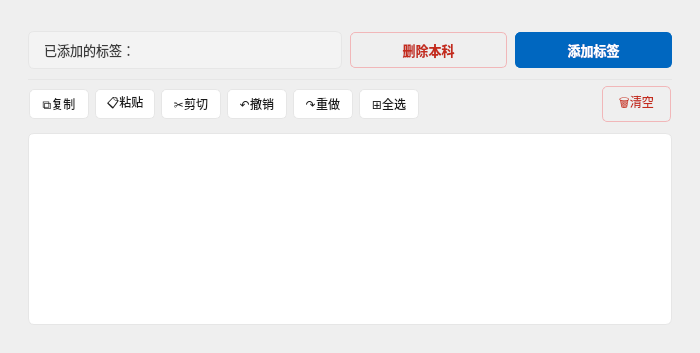
         <widget class="QFrame" name="verticalFrame">
          <property name="sizePolicy">
           <sizepolicy hsizetype="Minimum" vsizetype="Preferred">
            <horstretch>0</horstretch>
            <verstretch>0</verstretch>
           </sizepolicy>
          </property>
          <property name="minimumSize">
           <size>
            <width>700</width>
            <height>0</height>
           </size>
          </property>
          <property name="styleSheet">
           <string notr="true">#verticalFrame {
    background-color: #FFFFFF;
    border: 1px solid #E6E6E6;
    border-radius: 8px;
}</string>
          </property>
          <layout class="QVBoxLayout" name="verticalLayout">
           <property name="leftMargin">
            <number>16</number>
           </property>
           <property name="topMargin">
            <number>16</number>
           </property>
           <property name="rightMargin">
            <number>16</number>
           </property>
           <property name="bottomMargin">
            <number>16</number>
           </property>
           <item>
            <widget class="QGroupBox" name="groupBox">
             <property name="sizePolicy">
              <sizepolicy hsizetype="Minimum" vsizetype="Minimum">
               <horstretch>0</horstretch>
               <verstretch>0</verstretch>
              </sizepolicy>
             </property>
             <property name="minimumSize">
              <size>
               <width>600</width>
               <height>100</height>
              </size>
             </property>
             <property name="styleSheet">
              <string notr="true">#groupBox {
    border: none;
    background: transparent;
}</string>
             </property>
             <property name="title">
              <string/>
             </property>
             <layout class="QGridLayout" name="gridLayout_2">
              <property name="horizontalSpacing">
               <number>8</number>
              </property>
              <property name="verticalSpacing">
               <number>10</number>
              </property>
              <item row="2" column="0" colspan="4">
               <widget class="QPlainTextEdit" name="content_editor">
                <property name="font">
                 <font>
                  <family>微软雅黑</family>
                  <pointsize>12</pointsize>
                 </font>
                </property>
                <property name="cursor" stdset="0">
                 <cursorShape>ArrowCursor</cursorShape>
                </property>
                <property name="mouseTracking">
                 <bool>true</bool>
                </property>
                <property name="tabletTracking">
                 <bool>true</bool>
                </property>
                <property name="styleSheet">
                 <string notr="true">#content_editor {
    background-color: #FFFFFF;
    color: #1B1B1B;
    border: 1px solid #E6E6E6;
    border-radius: 6px;
    padding: 10px;
    selection-background-color: #CCE4F7;
    selection-color: #1B1B1B;
}
#content_editor:hover {
    border: 1px solid #D0D0D0;
}
#content_editor:focus {
    border: 1px solid #0067C0;
}
#content_editor QMenu {
    background-color: #FFFFFF;
    color: #1B1B1B;
    border: 1px solid #E6E6E6;
    border-radius: 5px;
}
#content_editor QMenu::item {
    padding: 4px 20px;
}
#content_editor QMenu::item:selected {
    background-color: #EAF3FC;
    color: #0067C0;
}
#content_editor QScrollBar:vertical {
    background: transparent;
    width: 8px;
    margin: 2px;
    border: none;
}
#content_editor QScrollBar::handle:vertical {
    background: #C9C9C9;
    border-radius: 4px;
    min-height: 24px;
}
#content_editor QScrollBar::handle:vertical:hover {
    background: #A9A9A9;
}
#content_editor QScrollBar::add-line:vertical,
#content_editor QScrollBar::sub-line:vertical {
    height: 0px;
    background: transparent;
    border: none;
}
#content_editor QScrollBar::add-page:vertical,
#content_editor QScrollBar::sub-page:vertical {
    background: transparent;
}</string>
                </property>
               </widget>
              </item>
              <item row="0" column="3">
               <widget class="QPushButton" name="add_tag">
                <property name="sizePolicy">
                 <sizepolicy hsizetype="Minimum" vsizetype="Fixed">
                  <horstretch>0</horstretch>
                  <verstretch>0</verstretch>
                 </sizepolicy>
                </property>
                <property name="minimumSize">
                 <size>
                  <width>0</width>
                  <height>36</height>
                 </size>
                </property>
                <property name="font">
                 <font>
                  <family>微软雅黑</family>
                  <pointsize>10</pointsize>
                  <weight>75</weight>
                  <bold>true</bold>
                 </font>
                </property>
                <property name="cursor">
                 <cursorShape>PointingHandCursor</cursorShape>
                </property>
                <property name="tabletTracking">
                 <bool>true</bool>
                </property>
                <property name="toolTip">
                 <string/>
                </property>
                <property name="styleSheet">
                 <string notr="true">#add_tag {
    background-color: #0067C0;
    color: #FFFFFF;
    border: 1px solid #0067C0;
    border-radius: 5px;
    padding: 6px 16px;
}
#add_tag:hover {
    background-color: #1976C8;
    border: 1px solid #1976C8;
}
#add_tag:pressed {
    background-color: #005A9E;
    border: 1px solid #005A9E;
}</string>
                </property>
                <property name="text">
                 <string>添加标签</string>
                </property>
               </widget>
              </item>
              <item row="0" column="2">
               <widget class="QPushButton" name="del_btn">
                <property name="sizePolicy">
                 <sizepolicy hsizetype="Minimum" vsizetype="Fixed">
                  <horstretch>0</horstretch>
                  <verstretch>0</verstretch>
                 </sizepolicy>
                </property>
                <property name="minimumSize">
                 <size>
                  <width>0</width>
                  <height>36</height>
                 </size>
                </property>
                <property name="font">
                 <font>
                  <family>微软雅黑</family>
                  <pointsize>10</pointsize>
                  <weight>75</weight>
                  <bold>true</bold>
                 </font>
                </property>
                <property name="cursor">
                 <cursorShape>PointingHandCursor</cursorShape>
                </property>
                <property name="styleSheet">
                 <string notr="true">#del_btn {
    background-color: transparent;
    color: #C42B1C;
    border: 1px solid #F1B7B9;
    border-radius: 5px;
    padding: 6px 16px;
}
#del_btn:hover {
    background-color: #FDE7E9;
    border: 1px solid #E8A5A5;
}
#del_btn:pressed {
    background-color: #FBD0D3;
    border: 1px solid #E8A5A5;
}</string>
                </property>
                <property name="text">
                 <string>删除本科</string>
                </property>
               </widget>
              </item>
              <item row="0" column="0" colspan="2">
               <widget class="QLabel" name="tag_display">
                <property name="font">
                 <font>
                  <family>微软雅黑</family>
                  <pointsize>10</pointsize>
                 </font>
                </property>
                <property name="styleSheet">
                 <string notr="true">QLabel {
    background-color: #F3F3F3;
    color: #3B3B3B;
    border: 1px solid #E6E6E6;
    border-radius: 6px;
    padding: 8px 12px;
}</string>
                </property>
                <property name="text">
                 <string>已添加的标签：</string>
                </property>
               </widget>
              </item>
              <item row="1" column="0" colspan="4">
               <widget class="QFrame" name="edit_button_kit">
                <property name="styleSheet">
                 <string notr="true">#edit_button_kit{

border-top:1px solid #E6E6E6
}</string>
                </property>
                <property name="frameShape">
                 <enum>QFrame::StyledPanel</enum>
                </property>
                <property name="frameShadow">
                 <enum>QFrame::Raised</enum>
                </property>
                <layout class="QHBoxLayout" name="horizontalLayout_2">
                 <property name="leftMargin">
                  <number>0</number>
                 </property>
                 <property name="topMargin">
                  <number>6</number>
                 </property>
                 <property name="rightMargin">
                  <number>0</number>
                 </property>
                 <property name="bottomMargin">
                  <number>0</number>
                 </property>
                 <item>
                  <widget class="QPushButton" name="copy_btn">
                   <property name="minimumSize">
                    <size>
                     <width>60</width>
                     <height>30</height>
                    </size>
                   </property>
                   <property name="font">
                    <font>
                     <family>微软雅黑</family>
                    </font>
                   </property>
                   <property name="cursor">
                    <cursorShape>PointingHandCursor</cursorShape>
                   </property>
                   <property name="focusPolicy">
                    <enum>Qt::NoFocus</enum>
                   </property>
                   <property name="styleSheet">
                    <string notr="true">#copy_btn {
    background-color: #FFFFFF;
    color: #1B1B1B;
    border: 1px solid #E6E6E6;
    border-radius: 5px;
}
#copy_btn:hover {
    background-color: #F3F3F3;
    border: 1px solid #D0D0D0;
}
#copy_btn:pressed {
    background-color: #E6E6E6;
    border: 1px solid #C4C4C4;
}</string>
                   </property>
                   <property name="text">
                    <string>⧉复制</string>
                   </property>
                  </widget>
                 </item>
                 <item>
                  <widget class="QPushButton" name="paste_btn">
                   <property name="minimumSize">
                    <size>
                     <width>60</width>
                     <height>30</height>
                    </size>
                   </property>
                   <property name="font">
                    <font>
                     <family>微软雅黑</family>
                    </font>
                   </property>
                   <property name="cursor">
                    <cursorShape>PointingHandCursor</cursorShape>
                   </property>
                   <property name="focusPolicy">
                    <enum>Qt::NoFocus</enum>
                   </property>
                   <property name="styleSheet">
                    <string notr="true">#paste_btn {
    background-color: #FFFFFF;
    color: #1B1B1B;
    border: 1px solid #E6E6E6;
    border-radius: 5px;
}
#paste_btn:hover {
    background-color: #F3F3F3;
    border: 1px solid #D0D0D0;
}
#paste_btn:pressed {
    background-color: #E6E6E6;
    border: 1px solid #C4C4C4;
}</string>
                   </property>
                   <property name="text">
                    <string>📋粘贴</string>
                   </property>
                  </widget>
                 </item>
                 <item>
                  <widget class="QPushButton" name="cut_btn">
                   <property name="minimumSize">
                    <size>
                     <width>60</width>
                     <height>30</height>
                    </size>
                   </property>
                   <property name="font">
                    <font>
                     <family>微软雅黑</family>
                    </font>
                   </property>
                   <property name="cursor">
                    <cursorShape>PointingHandCursor</cursorShape>
                   </property>
                   <property name="focusPolicy">
                    <enum>Qt::NoFocus</enum>
                   </property>
                   <property name="styleSheet">
                    <string notr="true">#cut_btn {
    background-color: #FFFFFF;
    color: #1B1B1B;
    border: 1px solid #E6E6E6;
    border-radius: 5px;
}
#cut_btn:hover {
    background-color: #F3F3F3;
    border: 1px solid #D0D0D0;
}
#cut_btn:pressed {
    background-color: #E6E6E6;
    border: 1px solid #C4C4C4;
}</string>
                   </property>
                   <property name="text">
                    <string>✂剪切</string>
                   </property>
                  </widget>
                 </item>
                 <item>
                  <widget class="QPushButton" name="undo_btn">
                   <property name="minimumSize">
                    <size>
                     <width>60</width>
                     <height>30</height>
                    </size>
                   </property>
                   <property name="font">
                    <font>
                     <family>微软雅黑</family>
                    </font>
                   </property>
                   <property name="cursor">
                    <cursorShape>PointingHandCursor</cursorShape>
                   </property>
                   <property name="focusPolicy">
                    <enum>Qt::NoFocus</enum>
                   </property>
                   <property name="styleSheet">
                    <string notr="true">#undo_btn {
    background-color: #FFFFFF;
    color: #1B1B1B;
    border: 1px solid #E6E6E6;
    border-radius: 5px;
}
#undo_btn:hover {
    background-color: #F3F3F3;
    border: 1px solid #D0D0D0;
}
#undo_btn:pressed {
    background-color: #E6E6E6;
    border: 1px solid #C4C4C4;
}</string>
                   </property>
                   <property name="text">
                    <string>↶撤销</string>
                   </property>
                  </widget>
                 </item>
                 <item>
                  <widget class="QPushButton" name="redo_btn">
                   <property name="minimumSize">
                    <size>
                     <width>60</width>
                     <height>30</height>
                    </size>
                   </property>
                   <property name="font">
                    <font>
                     <family>微软雅黑</family>
                    </font>
                   </property>
                   <property name="cursor">
                    <cursorShape>PointingHandCursor</cursorShape>
                   </property>
                   <property name="focusPolicy">
                    <enum>Qt::NoFocus</enum>
                   </property>
                   <property name="styleSheet">
                    <string notr="true">#redo_btn {
    background-color: #FFFFFF;
    color: #1B1B1B;
    border: 1px solid #E6E6E6;
    border-radius: 5px;
}
#redo_btn:hover {
    background-color: #F3F3F3;
    border: 1px solid #D0D0D0;
}
#redo_btn:pressed {
    background-color: #E6E6E6;
    border: 1px solid #C4C4C4;
}</string>
                   </property>
                   <property name="text">
                    <string>↷重做</string>
                   </property>
                  </widget>
                 </item>
                 <item>
                  <widget class="QPushButton" name="select_all_btn">
                   <property name="minimumSize">
                    <size>
                     <width>60</width>
                     <height>30</height>
                    </size>
                   </property>
                   <property name="font">
                    <font>
                     <family>微软雅黑</family>
                    </font>
                   </property>
                   <property name="cursor">
                    <cursorShape>PointingHandCursor</cursorShape>
                   </property>
                   <property name="focusPolicy">
                    <enum>Qt::NoFocus</enum>
                   </property>
                   <property name="styleSheet">
                    <string notr="true">#select_all_btn {
    background-color: #FFFFFF;
    color: #1B1B1B;
    border: 1px solid #E6E6E6;
    border-radius: 5px;
}
#select_all_btn:hover {
    background-color: #F3F3F3;
    border: 1px solid #D0D0D0;
}
#select_all_btn:pressed {
    background-color: #E6E6E6;
    border: 1px solid #C4C4C4;
}</string>
                   </property>
                   <property name="text">
                    <string>⊞全选</string>
                   </property>
                  </widget>
                 </item>
                 <item>
                  <spacer name="horizontalSpacer">
                   <property name="orientation">
                    <enum>Qt::Horizontal</enum>
                   </property>
                   <property name="sizeHint" stdset="0">
                    <size>
                     <width>40</width>
                     <height>20</height>
                    </size>
                   </property>
                  </spacer>
                 </item>
                 <item>
                  <widget class="QPushButton" name="clean_btn">
                   <property name="minimumSize">
                    <size>
                     <width>60</width>
                     <height>30</height>
                    </size>
                   </property>
                   <property name="font">
                    <font>
                     <family>微软雅黑</family>
                    </font>
                   </property>
                   <property name="cursor">
                    <cursorShape>PointingHandCursor</cursorShape>
                   </property>
                   <property name="focusPolicy">
                    <enum>Qt::NoFocus</enum>
                   </property>
                   <property name="styleSheet">
                    <string notr="true">#clean_btn {
    background-color: transparent;
    color: #C42B1C;
    border: 1px solid #F1B7B9;
    border-radius: 5px;
    padding: 6px 16px;
}
#clean_btn:hover {
    background-color: #FDE7E9;
    border: 1px solid #E8A5A5;
}
#clean_btn:pressed {
    background-color: #FBD0D3;
    border: 1px solid #E8A5A5;
}</string>
                   </property>
                   <property name="text">
                    <string>🗑清空</string>
                   </property>
                  </widget>
                 </item>
                </layout>
               </widget>
              </item>
             </layout>
            </widget>
           </item>
          </layout>
         </widget>
